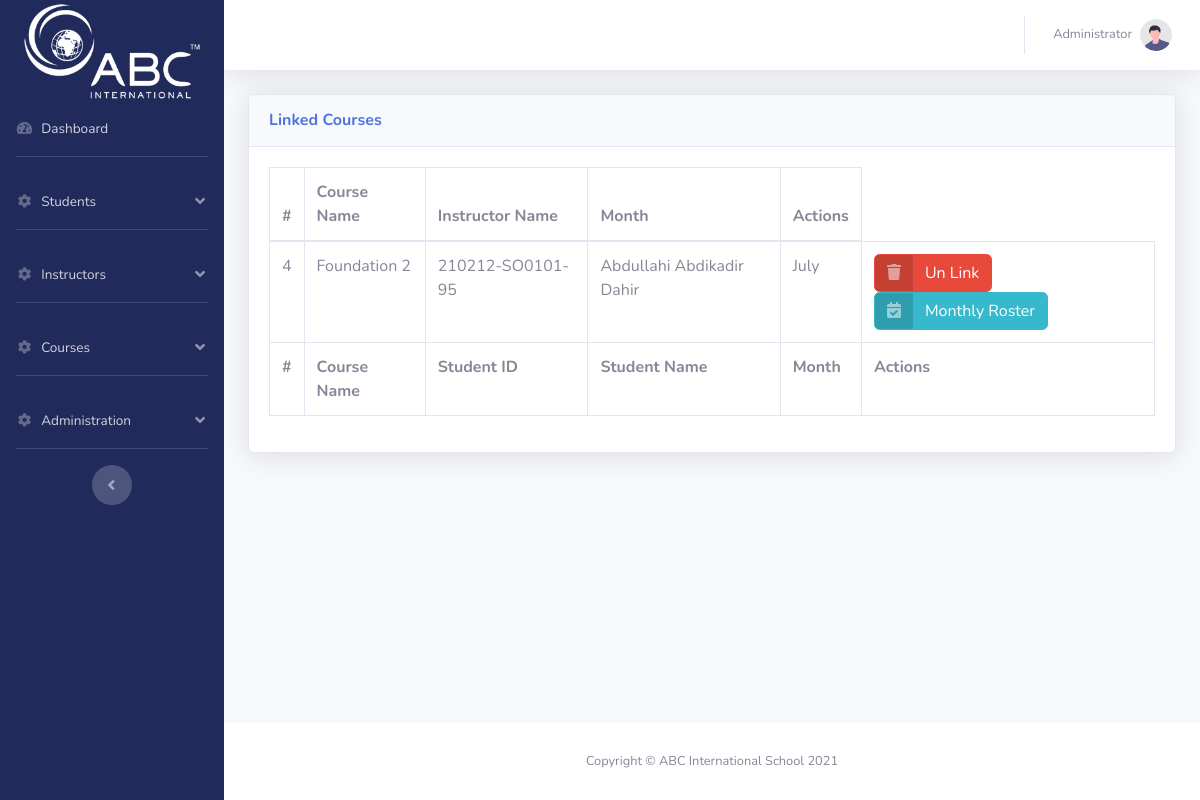
The app's page /admin_linked_courses.php (signed in), older data.
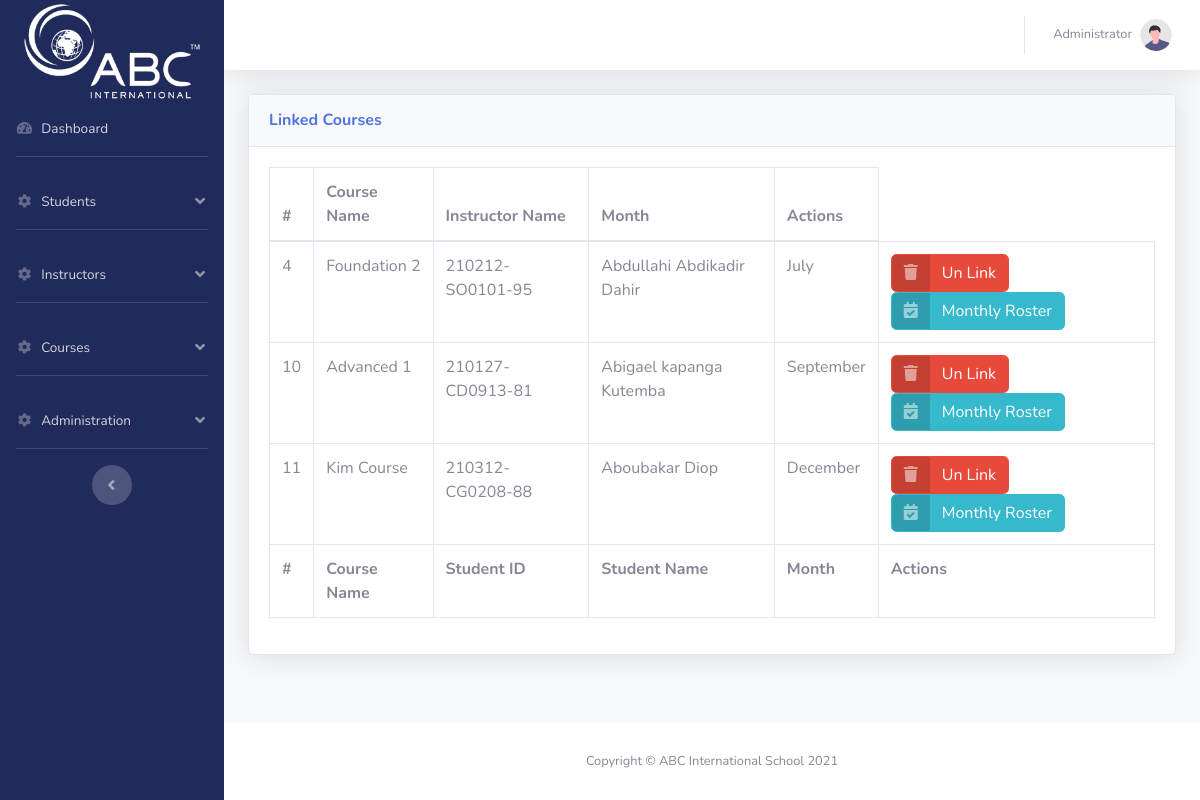
The same page, newer data.
### tables this page shows
CREATE TABLE `roster` (
  `id` int(11) NOT NULL,
  `month` varchar(1000) NOT NULL,
  `student_id` int(100) NOT NULL,
  `course_id` int(11) NOT NULL
);

CREATE TABLE `courses` (
  `id` int(11) NOT NULL,
  `course_name` varchar(1000) NOT NULL
);

CREATE TABLE `master_registration_list` (
  `id` int(255) NOT NULL,
  `student_id` varchar(1000) DEFAULT NULL,
  `student_name` varchar(1000) DEFAULT NULL,
  `registration_date` date DEFAULT NULL,
  `country` varchar(1000) DEFAULT NULL,
  `passport_no` varchar(1000) DEFAULT NULL,
  `dob` date DEFAULT NULL,
  `phone_no` varchar(1000) DEFAULT NULL,
  `email` varchar(1000) DEFAULT NULL,
  `registration_invoice_no` varchar(1000) DEFAULT NULL,
  `guardian_contact` varchar(1000) NOT NULL,
  `address_S_A` varchar(1000) NOT NULL,
  `facebook` varchar(1000) NOT NULL,
  `insta` varchar(1000) NOT NULL,
  `pic` varchar(1000) NOT NULL DEFAULT 'default.jpg'
);

### admin_linked_courses.php (the view, shortened to what the changed rows need)
<?php
require 'parts/app.php';
?>
<!DOCTYPE html>
<html lang="en">
<?php
require 'parts/head.php';
?>
<body id="page-top">
    <div id="wrapper">
        <div id="content-wrapper" class="d-flex flex-column">
            <div id="content">
                <div class="container-fluid">
                    <div class="card shadow mb-4">
                        <div class="card-body">
                            <div class="table-responsive">
                                <table class="table table-bordered" id="dataTable" width="100%" cellspacing="0">
                                    <thead>
                                    <tr>
                                        <th>#</th>
                                        <th>Course Name</th>
                                        <th>Instructor Name</th>
                                        <th>Month</th>
                                        <th>Actions</th>
                                    </tr>
                                    </thead>
                                    <tfoot>
                                    <tr>
                                        <th>#</th>
                                        <th>Course Name</th>
                                        <th>Student ID</th>
                                        <th>Student Name</th>
                                        <th>Month</th>
                                        <th>Actions</th>
                                    </tr>
                                    </tfoot>
                                    <tbody>
                                    <?php
                                    $sql = "SELECT * FROM roster group by course_id";
                                    $res = mysqli_query($con, $sql);
                                    if(mysqli_num_rows($res)){
                                        while($row = mysqli_fetch_array($res)){
                                            $cID = $row["course_id"];
                                            $iID = $row["student_id"];
                                            $mnth = $row["month"];
                                            $linkID = $row["id"];
                                            $s = "SELECT * FROM courses WHERE id=$cID";
                                            $r = mysqli_query($con, $s);
                                            $ro = mysqli_fetch_array($r);
                                            $course_name = $ro["course_name"];
                                            $s = "SELECT student_id, student_name FROM master_registration_list WHERE id=$iID";
                                            $r = mysqli_query($con, $s);
                                            $stu_ro = mysqli_fetch_array($r);
                                            ?>
                                            <tr>
                                                <td><?php echo $row["id"]; ?></td>
                                                <td><?php echo $course_name; ?></td>
                                                <td><?php echo $stu_ro["student_id"]; ?></td>
                                                <td><?php echo $stu_ro["student_name"]; ?></td>
                                                <td><?php echo $mnth; ?></td>
                                                <td>
                                                    <a href="admin_linked_courses.php?unlink=<?php echo $row["id"]; ?>" class="btn btn-danger btn-icon-split">
                                                        <span class="icon text-white-50">
                                                            <i class="fas fa-trash"></i>
                                                        </span>
                                                        <span class="text">Un Link</span>
                                                    </a>
                                                    <a href="admin_show_roster.php?id=<?php echo $linkID; ?>" class="btn btn-info btn-icon-split">
                                                        <span class="icon text-white-50">
                                                            <i class="fas fa-calendar-check"></i>
                                                        </span>
                                                        <span class="text">Monthly Roster</span>
                                                    </a>
                                                </td>
                                            </tr>
                                    <?php
                                        }
                                    }
                                    ?>
                                    </tbody>
                                </table>
                            </div>
                        </div>
                    </div>
                </div>
            </div>
        </div>
    </div>
</body>
</html>

Row changes from the older to the newer data that the page shows:
added roster: id "10", course.course_name "Advanced 1", master_registration_list.student_id "210127-CD0913-81", master_registration_list.student_name "Abigael kapanga Kutemba", month "September"
added roster: id "11", course.course_name "Kim Course", master_registration_list.student_id "210312-CG0208-88", master_registration_list.student_name "Aboubakar Diop", month "December"
